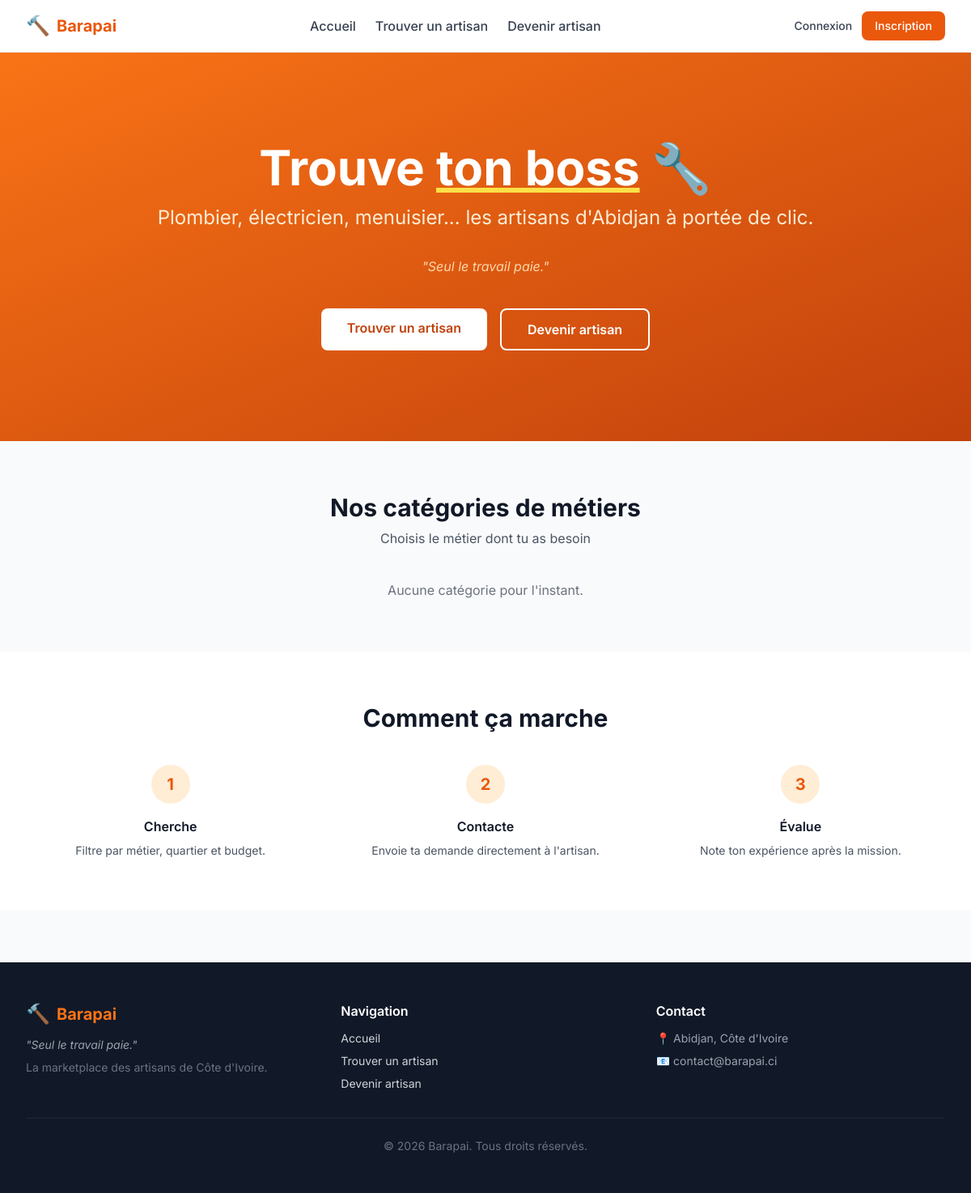
The app's page /, older data.
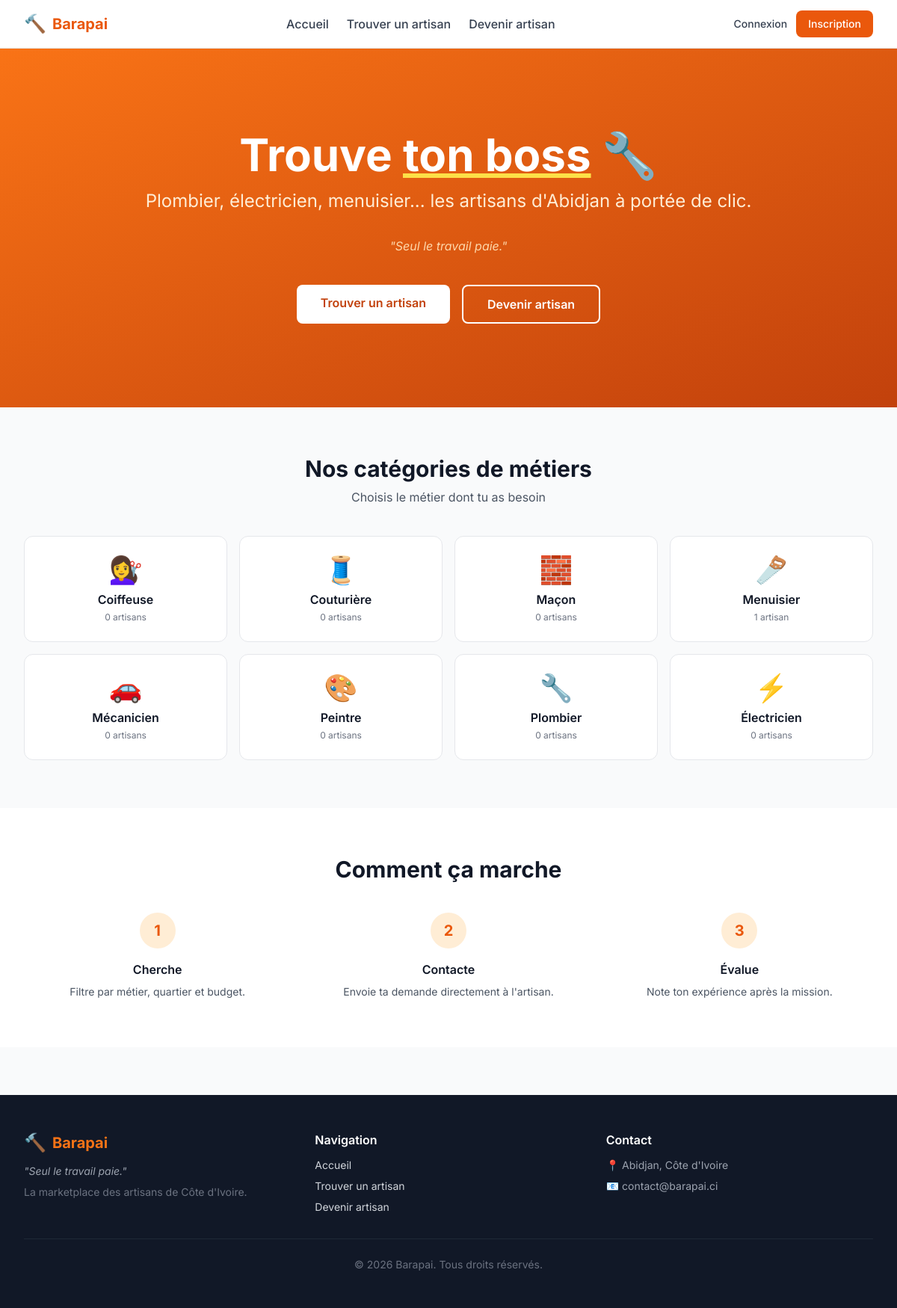
The same page, newer data.
### apps/catalog/models.py (models this page shows, shortened)
class Category(models.Model):
    name = models.CharField(_('Nom'), max_length=100, unique=True)
    slug = models.SlugField(_('Slug'), max_length=100, unique=True)
    icon = models.CharField(
        _('Icone (emoji ou nom)'),
        max_length=50,
        blank=True,
        help_text=_('Ex: 🔧 ou wrench (nom lucide-icon)'),
    )
    description = models.TextField(_('Description'), blank=True)
    is_active = models.BooleanField(_('Active'), default=True)
    created_at = models.DateTimeField(auto_now_add=True)
    class Meta:
        verbose_name = _('Categorie')
        verbose_name_plural = _('Categories')
        ordering = ['name']

### apps/core/views.py (the view)
# urls.py: path('', views.home, name='home'),
def home(request):
    categories = Category.objects.filter(is_active=True)
    return render(request, 'core/home.html', {
        'categories': categories,
    })

### templates/core/home.html (shortened to what this page needs)
{% extends 'base.html' %}
{% block content %}
<section class="bg-gradient-to-br from-orange-500 to-orange-700 text-white">
    <div class="max-w-7xl mx-auto px-4 sm:px-6 lg:px-8 py-20 md:py-28 text-center">
        <h1 class="text-4xl md:text-6xl font-bold mb-4">
            Trouve <span class="underline decoration-yellow-300">ton boss</span> 🔧
        </h1>
        <p class="text-xl md:text-2xl mb-8 text-orange-100">
            Plombier, électricien, menuisier... les artisans d'Abidjan à portée de clic.
        </p>
        <p class="italic text-orange-200 mb-10">"Seul le travail paie."</p>
        <div class="flex flex-col sm:flex-row gap-4 justify-center">
            <a href="{% url 'catalog:artisans_list' %}"
   class="bg-white text-orange-700 px-8 py-3 rounded-lg font-semibold hover:bg-orange-50 transition">
    Trouver un artisan
</a>
            <a href="#" class="border-2 border-white text-white px-8 py-3 rounded-lg font-semibold hover:bg-white hover:text-orange-700 transition">
                Devenir artisan
            </a>
        </div>
    </div>
</section>
<section class="max-w-7xl mx-auto px-4 sm:px-6 lg:px-8 py-16">
    <h2 class="text-3xl font-bold text-center mb-2">Nos catégories de métiers</h2>
    <p class="text-center text-gray-600 mb-10">Choisis le métier dont tu as besoin</p>
    <div class="grid grid-cols-2 md:grid-cols-4 gap-4">
        {% for category in categories %}
            <a href="#" class="bg-white rounded-xl p-6 text-center hover:shadow-lg transition border border-gray-200 hover:border-orange-300">
                <div class="text-4xl mb-2">{{ category.icon|default:"🔧" }}</div>
                <h3 class="font-semibold text-gray-900">{{ category.name }}</h3>
                <p class="text-xs text-gray-500 mt-1">
                    {{ category.artisans.count }} artisan{{ category.artisans.count|pluralize:"s" }}
                </p>
            </a>
        {% empty %}
            <p class="col-span-full text-center text-gray-500">
                Aucune catégorie pour l'instant.
            </p>
        {% endfor %}
    </div>
</section>
<section class="bg-white py-16">
    <div class="max-w-7xl mx-auto px-4 sm:px-6 lg:px-8">
        <h2 class="text-3xl font-bold text-center mb-10">Comment ça marche</h2>
        <div class="grid md:grid-cols-3 gap-8">
            <div class="text-center">
                <div class="w-12 h-12 bg-orange-100 text-orange-600 rounded-full flex items-center justify-center mx-auto mb-4 text-xl font-bold">1</div>
                <h3 class="font-semibold mb-2">Cherche</h3>
                <p class="text-gray-600 text-sm">Filtre par métier, quartier et budget.</p>
            </div>
            <div class="text-center">
                <div class="w-12 h-12 bg-orange-100 text-orange-600 rounded-full flex items-center justify-center mx-auto mb-4 text-xl font-bold">2</div>
                <h3 class="font-semibold mb-2">Contacte</h3>
                <p class="text-gray-600 text-sm">Envoie ta demande directement à l'artisan.</p>
            </div>
            <div class="text-center">
                <div class="w-12 h-12 bg-orange-100 text-orange-600 rounded-full flex items-center justify-center mx-auto mb-4 text-xl font-bold">3</div>
                <h3 class="font-semibold mb-2">Évalue</h3>
                <p class="text-gray-600 text-sm">Note ton expérience après la mission.</p>
            </div>
        </div>
    </div>
</section>
{% endblock %}

### templates/base.html (shortened to what this page needs)
{% load static %}
<!DOCTYPE html>
<html lang="fr">
<head>
    <script src="https://cdn.tailwindcss.com"></script>
</head>
<body class="bg-gray-50 text-gray-900 min-h-screen flex flex-col">
    {% include 'partials/_navbar.html' %}
    <main class="flex-1">
        {% block content %}{% endblock %}
    </main>
    {% include 'partials/_footer.html' %}
</body>
</html>

### templates/partials/_navbar.html
<nav class="bg-white border-b border-gray-200 sticky top-0 z-50">
    <div class="max-w-7xl mx-auto px-4 sm:px-6 lg:px-8">
        <div class="flex justify-between items-center h-16">
            <a href="{% url 'core:home' %}" class="flex items-center gap-2">
                <span class="text-2xl">🔨</span>
                <span class="text-xl font-bold text-orange-600">Barapai</span>
            </a>
            <div class="hidden md:flex items-center gap-6">
                <a href="{% url 'core:home' %}" class="text-gray-700 hover:text-orange-600 font-medium">
                    Accueil
                </a>
                <a href="{% url 'catalog:artisans_list' %}" class="text-gray-700 hover:text-orange-600 font-medium">
                    Trouver un artisan
                </a>
                <a href="{% url 'accounts:signup' %}" class="text-gray-700 hover:text-orange-600 font-medium">
                    Devenir artisan
                </a>
            </div>
            <div class="flex items-center gap-3">
                {% if user.is_authenticated %}
                    {% if user.is_client %}
        <a href="{% url 'services:my_requests' %}" class="text-sm text-gray-700 hover:text-orange-600">
            Mes demandes
        </a>
    {% elif user.is_artisan %}
        <a href="{% url 'services:artisan_dashboard' %}" class="text-sm text-gray-700 hover:text-orange-600">
            Mes missions
        </a>
    {% endif %}
    <span class="text-sm text-gray-600 hidden sm:inline">{{ user.full_name }}</span>
    <a href="{% url 'accounts:logout' %}" class="text-sm text-gray-700 hover:text-orange-600">
        Deconnexion
    </a>
                {% else %}
                    <a href="{% url 'accounts:login' %}" class="text-sm text-gray-700 hover:text-orange-600 font-medium">
                        Connexion
                    </a>
                    <a href="{% url 'accounts:signup' %}" class="bg-orange-600 text-white px-4 py-2 rounded-lg text-sm font-medium hover:bg-orange-700 transition">
                        Inscription
                    </a>
                {% endif %}
            </div>
        </div>
    </div>
</nav>

### templates/partials/_footer.html
<footer class="bg-gray-900 text-gray-300 mt-16">
    <div class="max-w-7xl mx-auto px-4 sm:px-6 lg:px-8 py-12">
        <div class="grid md:grid-cols-3 gap-8">
            <div>
                <div class="flex items-center gap-2 mb-3">
                    <span class="text-2xl">🔨</span>
                    <span class="text-xl font-bold text-orange-500">Barapai</span>
                </div>
                <p class="text-sm text-gray-400 italic">
                    "Seul le travail paie."
                </p>
                <p class="text-sm text-gray-500 mt-2">
                    La marketplace des artisans de Côte d'Ivoire.
                </p>
            </div>
            <div>
                <h3 class="text-white font-semibold mb-3">Navigation</h3>
                <ul class="space-y-2 text-sm">
                    <li><a href="#" class="hover:text-orange-500">Accueil</a></li>
                    <li><a href="#" class="hover:text-orange-500">Trouver un artisan</a></li>
                    <li><a href="#" class="hover:text-orange-500">Devenir artisan</a></li>
                </ul>
            </div>
            <div>
                <h3 class="text-white font-semibold mb-3">Contact</h3>
                <ul class="space-y-2 text-sm text-gray-400">
                    <li>📍 Abidjan, Côte d'Ivoire</li>
                    <li>📧 contact@barapai.ci</li>
                </ul>
            </div>
        </div>
        <div class="border-t border-gray-800 mt-8 pt-6 text-center text-sm text-gray-500">
            © 2026 Barapai. Tous droits réservés.
        </div>
    </div>
</footer>

### templates/base.html (style rules this page uses)
body { font-family: 'Inter', sans-serif; }

Row changes from the older to the newer data that the page shows:
added Category: icon "💇‍♀️", name "Coiffeuse", artisans.count "0"
added Category: icon "🧵", name "Couturière", artisans.count "0"
added Category: icon "🧱", name "Maçon", artisans.count "0"
added Category: icon "🪚", name "Menuisier", artisans.count "1"
added Category: icon "🚗", name "Mécanicien", artisans.count "0"
added Category: icon "🎨", name "Peintre", artisans.count "0"
added Category: icon "🔧", name "Plombier", artisans.count "0"
added Category: icon "⚡", name "Électricien", artisans.count "0"
Text that changed along with them:
text no longer shown: "Aucune catégorie pour l'instant."
